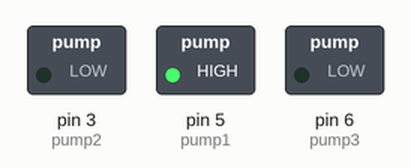
Simulated run of this sketch. Board: Arduino Uno, built with avr-gcc and run on an emulated ATmega328P. Parts: switched loads named in the sketch (green lamp = pin HIGH).

Above: at 0.1 s.
At 3.1 s:
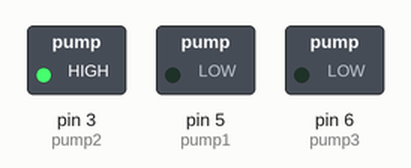
At 6.1 s:
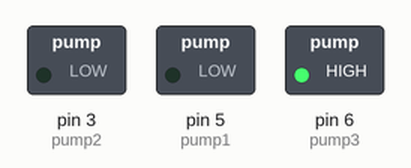
At 8.1 s:
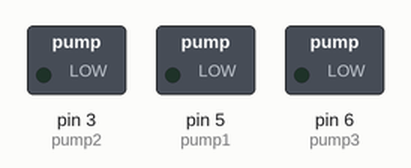
Timing chart, 0 to 9.6 s (numbered marks = the images above):
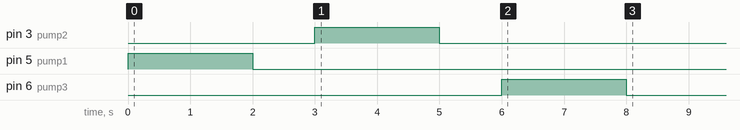

The sketch:

flowngrow_pump_test.ino
```cpp
// pump connection pins
int pump1 = 5;
int pump2 = 3;
int pump3 = 6;

void setup() {
  //set pumps to output
  pinMode(pump1, OUTPUT);
  pinMode(pump2, OUTPUT);
  pinMode(pump3, OUTPUT);


  digitalWrite(pump1, HIGH);  //turn on pump
  delay(2000);                //wait 2 seconds
  digitalWrite(pump1, LOW);   //turn off pump
  delay(1000);                //wait 1 second
  digitalWrite(pump2, HIGH);
  delay(2000);
  digitalWrite(pump2, LOW);
  delay(1000);
  digitalWrite(pump3, HIGH);
  delay(2000);
  digitalWrite(pump3, LOW);
  delay(1000);
}

void loop() {
 //no loop in this code, reset to try again

}
```
